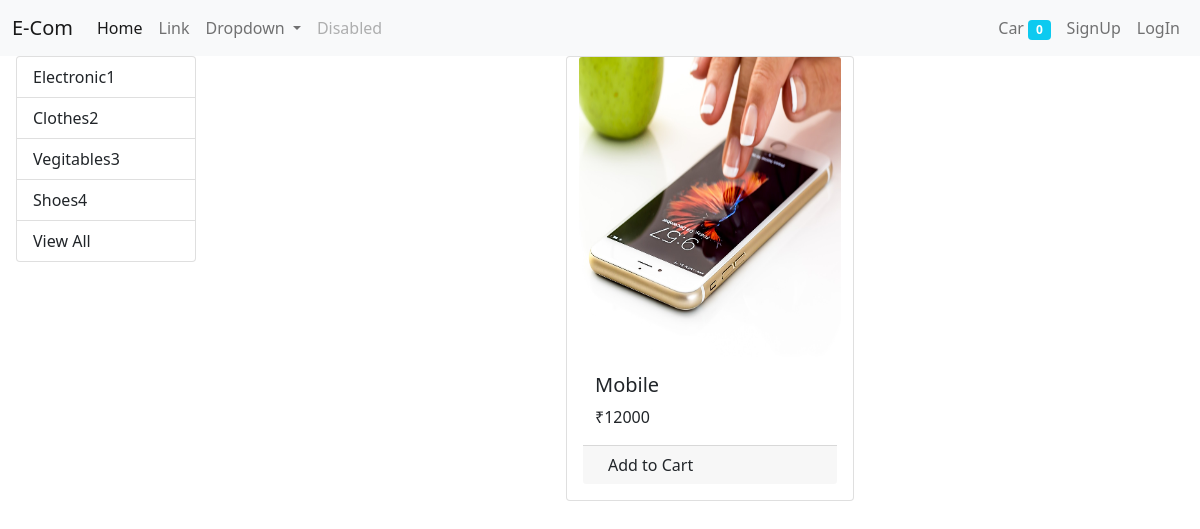
/?category=1, run on the app's committed database.
### myStore/models.py (models this page shows, shortened)
class Category(models.Model):
    name=models.CharField(max_length=50)
    @staticmethod
    def get_all_categories():
        return Category.objects.all()

class Product(models.Model):
    name=models.CharField(max_length=50)
    category=models.ForeignKey(Category, on_delete=models.CASCADE)
    price=models.IntegerField()
    description=models.CharField(max_length=200)
    product_images=models.ImageField(upload_to='uploads/products/')
    @staticmethod
    def get_all_products_by_id(category_id):
       if category_id:
            return Product.objects.filter(category=category_id)
       else:
            return Product.get_all_products()

### myStore/views/home.py (the view, shortened to what this page needs)
# urls.py: path('', home.Home.as_view(), name='homePage'),
class Home(View):
    def get(self, request):
        cart=request.session.get('cart')
        if not cart:
            request.session['cart']={}
        products=None
        categories=Category.get_all_categories()
        category_id=request.GET.get('category')
        if category_id:
            products=Product.get_all_products_by_id(category_id)
        else:
            products=Product.get_all_products()
        data={
            'products':products,
            'categories':categories
        }
        return render(request, 'home/index.html', context=data)

### myStore/templatetags/cart.py (called while the page is built)
@register.filter(name='is_in_cart')
def is_in_cart(product, cart):
    keys=cart.keys()
    for id in keys:
        if int(id)==product.id:
            return True
    return False

### myStore/templatetags/custom_filter.py (called while the page is built)
@register.filter(name='currency')
def currency(num):
    res="₹"+str(num)
    return res

### myStore/templates/home/index.html (shortened to what this page needs)
{% extends "base.html" %}
{% block content %}
{% load cart %}
{% load custom_filter %}
    <div class="row" >
        <div id="filter" class='col-lg-2 ms-3'>
            <div class="list-group">
                {% for category in categories %}
                    <a href="/?category={{category.id}}" class="list-group-item list-group-item-action">
                        {{ category.name }}{{ category.id }}
                    </a>
                {% endfor %}
                <a href="/" class="list-group-item list-group-item-action">
                    View All
                </a>
            </div>
        </div>
        <div id="products" class='col-lg-9 mx-auto'>
                <div class="row mx-auto">
                    {% for product in products %}
                        <div  class='card mx-auto mb-3 ' id='{{product.id}}' style="width: 18rem;">
                            <img src="{{product.product_images.url}}" height='300' width='auto'  class="card-img-top" alt="...">
                            <div class="card-body">
                                <h5 class="card-title">{{product.name}}</h5>
                                    <p class="card-text">{{ product.price|currency }}</p>
                                    <div class="card-footer p-0 row ">
                                        {% if product|is_in_cart:request.session.cart %}
                                        <div class="row no-gutters">
                                            <form action="/#{{product.id}}" class="col-1" method="post">
                                                {% csrf_token %}
                                                <input type="text" hidden name="product" value='{{product.id}}'>
                                                <input type="text" hidden name="remove" value='True'>
                                                <input type="submit" name="" value=" - " id=""class="col-2 btn btn-secondary">
                                            </form>
                                            <div class="text-center col">
                                                {{product|cart_quantity:request.session.cart}} in cart
                                            </div>
                                            <form action="/#{{product.id}}" class="col-1" method="post">
                                                {% csrf_token %}
                                                <input type="text" hidden name="product" value='{{product.id}}'>
                                                <input type="submit" name="" value=" + " id=""class="col-2 btn btn-secondary">
                                            </form>
                                        </div>
                                        {%else %}
                                        <form action="/#{{product.id}}" method="POST">
                                            <input type="submit" class='btn btn-block' value='Add to Cart'>
                                        </form>
                                        {% endif %}
                                    </div>
                            </div>
                        </div>
                    {% endfor %}
                </div>
        </div>
    </div>
    {% endblock %}

### data on the page
Category: name "Electronic", id "1"
Category: name "Clothes", id "2"
Category: name "Vegitables", id "3"
Category: name "Shoes", id "4"
Product: product_images (picture), name "Mobile", price "₹12000"

### other printed values
{{ request.session.cart.keys|length }} "0"
